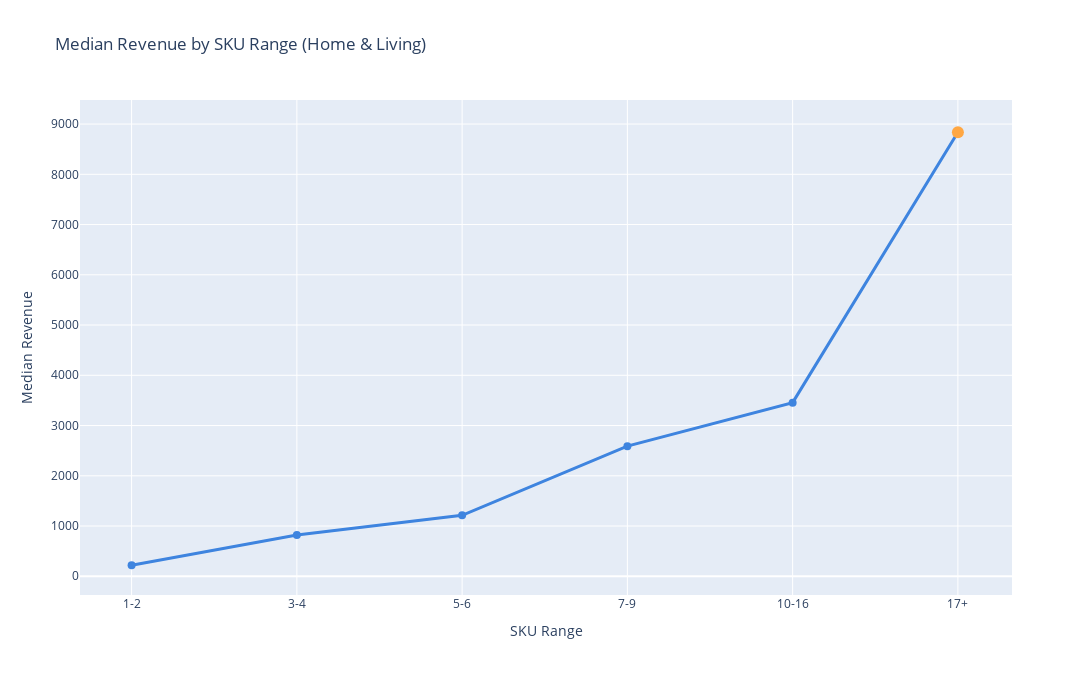

Notebook cell for this chart:
### Code cell
# SKU range vs median revenue (Home & Living)
seller_stats = df_home.groupby('seller_id').agg(
    sku_count=('product_id', 'nunique'),
    revenue=('gmv_item', 'sum')
).reset_index()

bins = [0, 2, 4, 6, 9, 16, 10**9]
labels = ['1-2', '3-4', '5-6', '7-9', '10-16', '17+']
seller_stats['sku_bin'] = pd.cut(seller_stats['sku_count'], bins=bins, labels=labels)

bin_summary = seller_stats.groupby('sku_bin')['revenue'].median().reindex(labels).reset_index()

fig = go.Figure()
fig.add_trace(go.Scatter(
    x=bin_summary['sku_bin'],
    y=bin_summary['revenue'],
    mode='lines+markers',
    line=dict(color=MAIN_COLOR, width=3),
    marker=dict(size=8)
))
fig.add_trace(go.Scatter(
    x=['17+'],
    y=[bin_summary.loc[bin_summary['sku_bin'] == '17+', 'revenue'].values[0]],
    mode='markers',
    marker=dict(color=ACCENT_COLOR, size=12),
    name='17+ SKU'
))
fig.update_layout(
    title='Median Revenue by SKU Range (Home & Living)',
    xaxis_title='SKU Range',
    yaxis_title='Median Revenue',
    width=FIG_WIDTH,
    height=FIG_HEIGHT,
    showlegend=False
)
fig.show()

### Figure 1 — Plotly figure (JSON) as saved in the notebook; plotly's stock layout.template omitted (floating-point values rounded to 4 significant figures)
{"data": [{"line": {"color": "#3e84df", "width": 3}, "marker": {"size": 8}, "mode": "lines+markers", "type": "scatter", "x": ["1-2", "3-4", "5-6", "7-9", "10-16", "17+"], "y": [219.6, 822.0, 1214.0, 2590.0, 3456.0, 8837.0]}, {"marker": {"color": "#ffa743", "size": 12}, "mode": "markers", "name": "17+ SKU", "type": "scatter", "x": ["17+"], "y": [8837.0]}], "layout": {"height": 675, "showlegend": false, "title": {"text": "Median Revenue by SKU Range (Home & Living)"}, "width": 1200, "xaxis": {"title": {"text": "SKU Range"}}, "yaxis": {"title": {"text": "Median Revenue"}}}}
